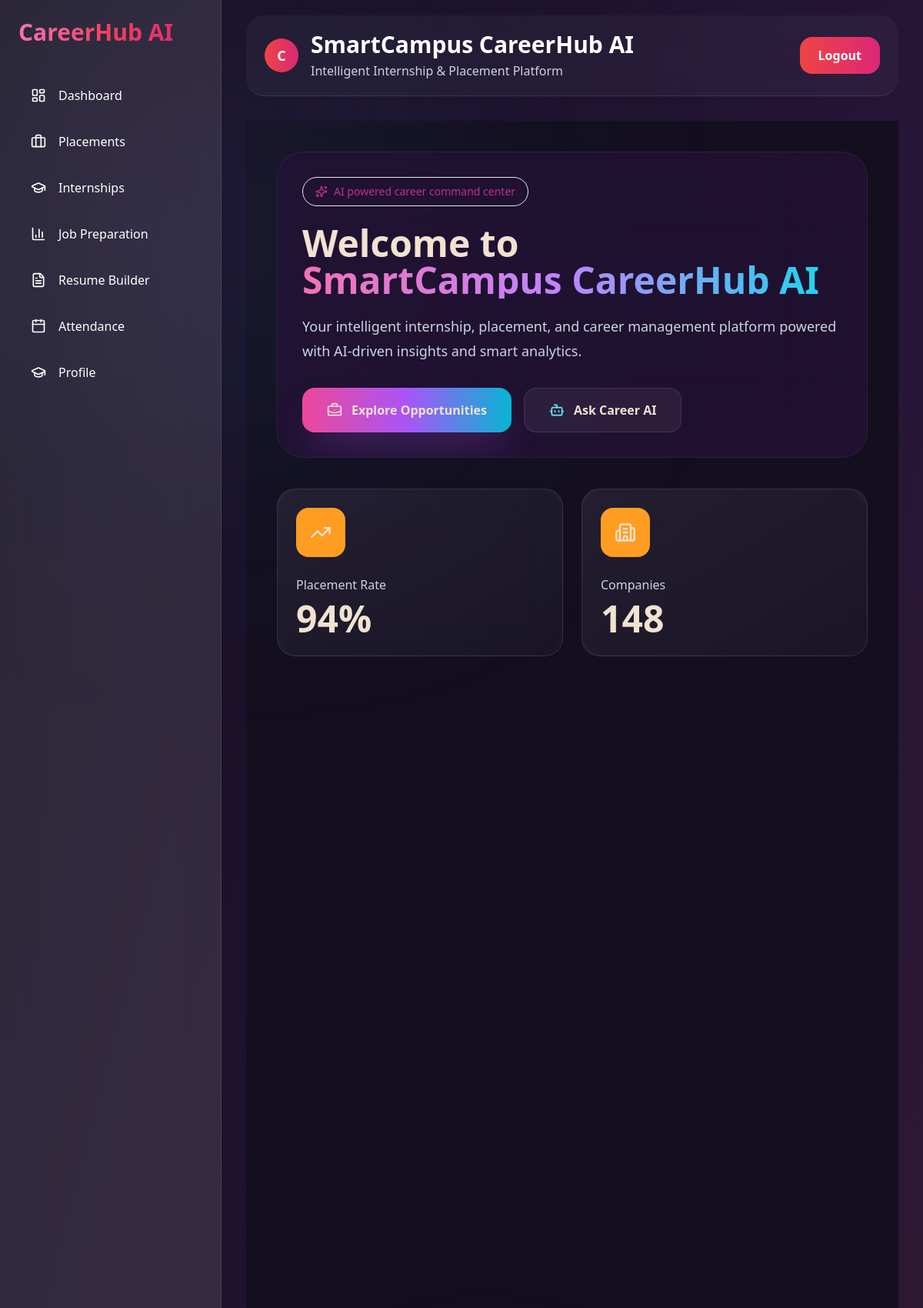
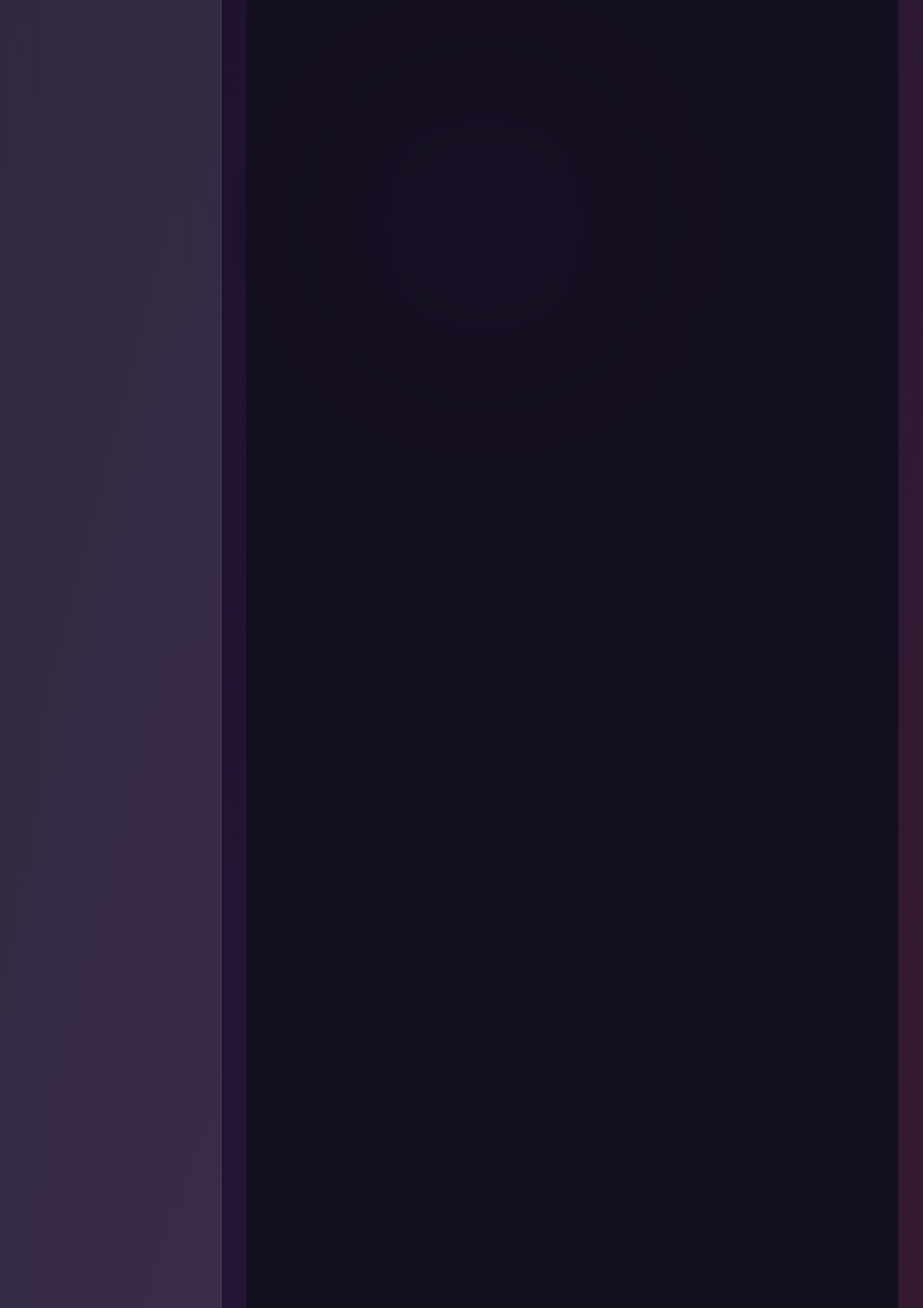
The page /dashboard/ (signed in, upper part) on the database its author committed (2 pictures, top to bottom).
### dashboard/models.py (models this page shows, shortened)
class KPI(models.Model):
    label = models.CharField(max_length=100)
    value = models.CharField(max_length=50)
    icon = models.CharField(max_length=50)

### dashboard/views.py (the view)
# urls.py: path('', include('dashboard.urls')),
@login_required
def dashboard(request):
    internships = Internship.objects.all()
    context = {
        "stats": stats,
        "filters": ["All",  "Software", "Cloud", "Data Science", "AI","Cyber Security","Management",],
        "internships": internships,
        "metrics": metrics,
        "suggestions": [
            "How can I improve my resume?",
            "Best internships for frontend developers",
            "Top AI/ML companies hiring now",
            "Tips to crack placement interviews",
        ],
        "recommendations": [
            "Frontend Developer Internship",
            "AI/ML Bootcamp Program",
            "Resume Improvement Suggestions",
            "Top Companies Hiring This Week",
        ],
        "activities":activities
    }
    return render(request, 'dashboard/dashboard.html', context)

### templates/dashboard/dashboard.html (shortened to what this page needs)
{% extends 'base.html' %} {% block content %}
<div class="space-y-10 text-[#F1E2D1] bg-[#140f1f] p-10" id="career-dashboard">
  <section
    class="bg-[#241235]/80 border border-pink-400/10 rounded-[34px] p-6 lg:p-8 backdrop-blur-3xl mb-10 overflow-hidden relative"
  >
    <div class="relative">
      <div
        class="mb-6 inline-flex items-center gap-2 rounded-full border px-4 py-2 text-sm font-medium text-[#C13383]"
      >
        <i data-lucide="sparkles" class="h-4 w-4"></i>
        AI powered career command center
      </div>
      <h1
        class="max-w-none text-4xl font-black leading-tight lg:text-5xl 2xl:text-6xl"
      >
        Welcome to
        <span
          class="inline-block bg-gradient-to-r from-pink-400 via-purple-400 to-cyan-400 bg-clip-text text-transparent md:whitespace-nowrap"
          >SmartCampus CareerHub AI</span
        >
      </h1>
      <p class="mt-5 max-w-3xl text-lg leading-8 text-slate-300">
        Your intelligent internship, placement, and career management platform
        powered with AI-driven insights and smart analytics.
      </p>
      <div class="mt-8 flex flex-wrap gap-4">
        <button
          class="pop-hover inline-flex items-center gap-3 rounded-2xl bg-gradient-to-r from-pink-500 via-purple-500 to-cyan-500 px-8 py-4 font-bold shadow-2xl shadow-purple-500/30 transition-all duration-300"
        >
          <i data-lucide="briefcase-business" class="h-5 w-5"></i>
          Explore Opportunities
        </button>
        <button
          class="pop-hover inline-flex items-center gap-3 rounded-2xl border border-white/10 bg-white/[0.06] px-8 py-4 font-bold transition-all duration-300 hover:bg-white/[0.1]"
        >
          <i data-lucide="bot" class="h-5 w-5 text-cyan-300"></i>
          Ask Career AI
        </button>
      </div>
    </div>
  </section>
  <section class="grid grid-cols-1 gap-6 md:grid-cols-2 xl:grid-cols-4">
    {% for stat in stats %}
    <div
      class="pop-item pop-hover group relative overflow-hidden rounded-3xl border border-white/10 bg-gradient-to-br from-white/[0.08] to-white/[0.03] p-6 backdrop-blur-xl hover:-translate-y-2 hover:shadow-2xl transition-all duration-300"
    >
      <div
        class="absolute inset-0 bg-[#241235]/80 border border-pink-400/10 rounded-[34px] p-6 lg:p-8 backdrop-blur-3xl opacity-10"
      ></div>
      <div class="relative">
        <div
          class="flex h-16 w-16 items-center justify-center rounded-2xl bg-[#FF9D23]"
        >
          <i data-lucide="{{ stat.icon }}" class="h-7 w-7"></i>
        </div>
        <p class="mt-6 text-slate-300">{{ stat.label }}</p>
        <h2 class="mt-2 text-5xl font-black">{{ stat.value }}</h2>
      </div>
    </div>
    {% endfor %}
  </section>
</div>
{% endblock %}

### templates/components/navbar.html (shortened to what this page needs)
<nav
  class="mx-4 mt-4 flex items-center justify-between rounded-3xl bg-white/[0.04] backdrop-blur-xl border-b border-white/10 px-5 py-4 text-white backdrop-blur-xl sm:mx-6 lg:mx-8 lg:mt-5 lg:px-6 lg:py-5"
>
  <div class="flex items-center gap-4">
    <div
      id="navbar-user-avatar"
      class="flex h-11 w-11 items-center justify-center rounded-full bg-gradient-to-r from-red-500 to-pink-600 text-lg font-bold text-white"
    >
      {% if user.is_authenticated %} {{ user.username|first|upper }} {% else %}
      U {% endif %}
    </div>
    <div>
      <h1 class="text-2xl font-bold lg:text-3xl">SmartCampus CareerHub AI</h1>
      <p class="mt-1 text-sm text-slate-300 lg:text-base">
        Intelligent Internship &amp; Placement Platform
      </p>
    </div>
  </div>
  <form action="{% url 'logout' %}" method="post">
    <button
      type="submit"
      class="rounded-2xl bg-gradient-to-r from-red-500 to-pink-600 px-5 py-3 font-bold transition-all hover:scale-105 lg:px-6"
    >
      Logout
    </button>
  </form>
</nav>

### templates/dashboard/dashboard.html (style rules this page uses)
.pop-item { opacity: 0; transform: translateY(34px) scale(0.92); transition: opacity 700ms ease, transform 780ms cubic-bezier(0.16, 1, 0.3, 1), box-shadow 220ms ease, background-color 220ms ease; transition-delay: var(--delay, 0ms); will-change: opacity, transform; }
.pop-item.show { opacity: 1; transform: translateY(0) scale(1); }

### rows shown on the page
KPI: label "Placement Rate", value "94%"
KPI: label "Companies", value "148"

### other values the page prints
{{ user.username|first|upper }} "C"
